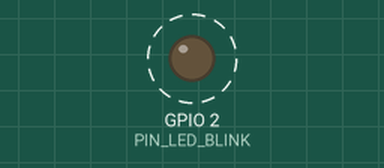
Recording of a sketch running on a simulated ESP8266 (NodeMCU). On the bench: output pins drawn as LEDs (lit = HIGH). Dashed ring = blinking.

Above: at 0.5 s.
Timing chart, 0 to 3.0 s (numbered marks = the images above):
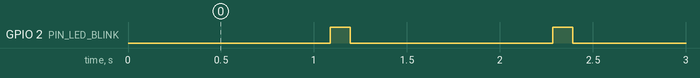

The sketch:

skylift_esp32_esp8266.ino
```cpp
/*
  PARALLEL ARTIFACTS
  https://ahprojects.com/parallel-artifacts
  Adam Harvey 2022
*/

// {{TEMPLATE:HEADER
// TEMPLATE:HEADER}}

#include "display.h"

byte bssid[6] = {};        // store next bssid
uint8_t ncounter = 0;      // network counter
uint8_t ch_counter = 0;    // channel increment counter
uint8_t loop_counter = 0;  // loop counter interval for changing channel
uint8_t ssid_len = 0;      // holder for ssid length
uint8_t channel_pre = 0;
uint8_t packet_length = 0;

// beacon interval is 100.24 milliseconds (0x64)
unsigned long beacon_interval_us = 102400;
unsigned long last_beacon_us = 0;
char* hidden_ssid = "\x00";  // 0-length SSID (Network name unavailable)
#define NUM_TS_PLACES 8
byte time_packet[NUM_TS_PLACES];  // placeholder for timestamp data#define NUM_TS_PLACES 8
char cc[2];                       // placeholer for timestamp data

// {{TEMPLATE:WIFI_POWER_DBM
float WIFI_POWER_DBM = 10.5;  // ESP8266 only
// TEMPLATE:WIFI_POWER_DBM}}


// ---------------------------------------------------------
// START template data
// ---------------------------------------------------------
// {{TEMPLATE:ESP
// #define ESP32 1
// TEMPLATE:ESP}}

#ifdef ESP32
#include "WiFi.h"
extern "C" {
#include "esp_wifi.h"
  esp_err_t esp_wifi_set_channel(uint8_t primary, wifi_second_chan_t second);
  esp_err_t esp_wifi_80211_tx(wifi_interface_t ifx, const void* buffer, int len, bool en_sys_seq);
}
#else
#include <ESP8266WiFi.h>
extern "C" {
#include "user_interface.h"
}
#endif

// {{TEMPLATE:HIDDEN_SSIDS
// #define USE_HIDDEN_SSID 1 // uncomment to use hidden SSIDs
// TEMPLATE:HIDDEN_SSIDS}}

// {{TEMPLATE:NN
#define NN 6  // number of networks
// TEMPLATE:NN}}
// {{TEMPLATE:SSIDS
char* ssids[NN] = {
  "Network1",
  "Network2",
  "Network3",
  "Network4",
  "Network5",
  "Network6",
};
// TEMPLATE:SSIDS}}
// {{TEMPLATE:SSID_LENGTHS
uint8_t ssid_lengths[NN] = { 8, 8, 8, 8, 8, 8 };
// TEMPLATE:SSID_LENGTHS}}

// {{TEMPLATE:BSSIDS
byte bssids[NN][6] = {
  { 0x00, 0x18, 0x0A, 0x80, 0x26, 0x01 },
  { 0x00, 0x18, 0x0A, 0x80, 0x26, 0x02 },
  { 0x00, 0x18, 0x0A, 0x80, 0x26, 0x03 },
  { 0x00, 0x18, 0x0A, 0x80, 0x26, 0x04 },
  { 0x00, 0x18, 0x0A, 0x80, 0x26, 0x05 },
  { 0x00, 0x18, 0x0A, 0x80, 0x26, 0x06 },
};
// TEMPLATE:BSSIDS}}

// {{TEMPLATE:N_CHANNELS
#define N_CHANNELS 3
// TEMPLATE:N_CHANNELS}}
// {{TEMPLATE:CHANNELS
byte channels[N_CHANNELS] = { 1, 6, 11 };
// TEMPLATE:CHANNELS}}

// {{TEMPLATE:DBM_LEVELS
// TODO
// TEMPLATE:DBM_LEVELS}}

// ---------------------------------------------------------
// END template data
// ---------------------------------------------------------


// Variables referencing templated data
uint8_t channel = channels[0];  // Transmit on this channel
unsigned long ap_epochs[NN];

// Beacon frame packet structure
uint8_t packet[128] = {
  /*0*/ 0x80, 0x00,                                       // Frame Control
  /*2*/ 0x00, 0x00,                                       // Duration
  /*4*/ 0xff, 0xff, 0xff, 0xff, 0xff, 0xff,               // Destination address
  /*10*/ 0x00, 0x00, 0x00, 0x00, 0x00, 0x00,              // Source address - overwritten later
  /*16*/ 0x00, 0x00, 0x00, 0x00, 0x00, 0x00,              // BSSID - overwritten to the same as the source address
  /*22*/ 0xc0, 0x6c,                                      // Seq-ctl
  /*24*/ 0x00, 0x00, 0x00, 0x00, 0x0f, 0x00, 0x00, 0x00,  // Timestamp - the number of microseconds the AP has been active
  /*32*/ 0x64, 0x00,                                      // Beacon interval = 0.102400 seconds
                                                          // /*34*/ 0x01, 0x04,                                    // Capability info
  /*34*/ 0x31, 0x14,                                      // Capability inf
  /*36*/ 0x00
  /* SSID is added after here */
};

uint8_t packet_tail[13] = {
  0x01, 0x08, 0x82, 0x84, 0x8b, 0x96, 0x24, 0x30, 0x48, 0x6c,  // supported rate
  0x03, 0x01, 0x04                                             // DSSS (Current Channel)
};


// ---------------------------------------------------------------
// Convert milliseconds to timestamp for beacon frame
// ---------------------------------------------------------------
void get_timestamp(char* times) {

  long t = micros();
  unsigned int tlen = 8;
  String time_hex_forward = String(t, HEX);

  while (time_hex_forward.length() < tlen * 2) time_hex_forward = "0" + time_hex_forward;
  String time_hex_rev = time_hex_forward;  // reversed
  for (int i = tlen; i > 0; i--) {
    time_hex_rev[(tlen * 2) - (i * 2)] = time_hex_forward.charAt((i * 2) - 2);      // 1
    time_hex_rev[(tlen * 2) - (i * 2) + 1] = time_hex_forward.charAt((i * 2) - 1);  // 2
  }
  // convert to 8-length byte array
  for (int i = 0; i < tlen; i++) {

    cc[0] = time_hex_rev.charAt(i * 2);
    cc[1] = time_hex_rev.charAt((i * 2) + 1);
    long hex_val = strtol(cc, NULL, 16);
    times[i] = hex_val;
  }
}

void set_timestamp(byte* p, byte n) {
  // return time in reverse order as byte array pointer
  long t = millis() + ap_epochs[n];  // random start time
  p[0] = (t & 0x00000000000000FF);
  p[1] = (t & 0x000000000000FF00) >> 8;
  p[2] = (t & 0x0000000000FF0000) >> 16;
  p[3] = (t & 0x00000000FF000000) >> 24;
  p[4] = (t & 0x000000FF00000000) >> 32;
  p[5] = (t & 0x0000FF0000000000) >> 40;
  p[6] = (t & 0x00FF000000000000) >> 48;
  p[7] = (t & 0x00FF000000000000) >> 56;
}


long strtol(const char* __nptr, char** __endptr, int __base);  // additional function for string to long conversion


// ---------------------------------------------------------------
// Send the beacon frame
// ---------------------------------------------------------------
void send_beacon_frame(uint8_t i, uint8_t c) {

  // Set BSSID
  memcpy(&bssid, bssids[i], 6);
  memcpy(&packet[10], bssid, 6);
  memcpy(&packet[16], bssid, 6);

  // Set SSID
  ssid_len = ssid_lengths[i];
  packet[37] = ssid_len;
  memcpy(&packet[38], ssids[i], ssid_len);
  memcpy(&packet[38 + ssid_len], packet_tail, 13);
  packet[50 + ssid_len] = channels[c];

  // store new packet length
  packet_length = 51 + ssid_len;

  // Send the packet
#ifdef ESP32
  esp_wifi_80211_tx(WIFI_IF_STA, packet, packet_length, 0);  // esp32
#else
  wifi_send_pkt_freedom(packet, packet_length, 0);  // esp8266
#endif
}


void change_channel(uint8_t i) {
#ifdef ESP32
  // esp_wifi_set_promiscuous(false);
  esp_wifi_set_channel(channels[i], WIFI_SECOND_CHAN_NONE);  // esp32
  // esp_wifi_set_promiscuous(true);
#else
  wifi_set_channel(channels[i]);                    // esp8266
#endif
}


// ---------------------------------------------------------------
// Initialize the ESP8266
// Set max power and put into promiscious mode
// ---------------------------------------------------------------
void setup() {
  setup_display();
#ifdef ESP32
  WiFi.mode(WIFI_MODE_STA);
  WiFi.setTxPower(WIFI_POWER_19dBm);
  esp_wifi_set_channel(channels[0], WIFI_SECOND_CHAN_NONE);
#else
  WiFi.setOutputPower(WIFI_POWER_DBM);
  wifi_set_opmode(STATION_MODE);
  wifi_promiscuous_enable(1);
#endif
}

// ---------------------------------------------------------------
// Transmit Beacon Frame
// ---------------------------------------------------------------
void loop() {
  // Limit to every 100ms
  if (micros() - last_beacon_us < beacon_interval_us) {
    return;
  }

  // change channel every loop
  loop_counter += 1;
  if (loop_counter > 10) {
    ch_counter = (ch_counter + 1) % N_CHANNELS;
    change_channel(ch_counter);
    loop_counter = 0;
  }

  // Send all ssid packets
  for (int i = 0; i < NN; i++) {
    send_beacon_frame(i, ch_counter);
    delay(1);
  }

  // update time of broadcast
  last_beacon_us = micros();

  // display
  run_display();
}
```

display.h
```cpp
/*
   Setup and run the display
  - built in LED
*/


// ------------------------------------------------------
// Local
// ------------------------------------------------------

// Blink LED
const byte PIN_LED_BLINK = 2;
unsigned int blink_interval_a = 25; // ms
unsigned int blink_interval_b = 1000; // ms
unsigned int blink_interval_ms = 1000;
unsigned long last_blink_ms = 0;
unsigned char blink_state = 1;


// ------------------------------------------
// Setup
// ------------------------------------------

void setup_display() {
  // Setup LED
  pinMode(PIN_LED_BLINK, OUTPUT);
  digitalWrite(PIN_LED_BLINK, LOW);
}


// ------------------------------------------
// Blink LED
// ------------------------------------------

void run_blink() {
  blink_interval_ms = blink_state == 0 ? blink_interval_a : blink_interval_b;
  if (millis() - last_blink_ms > blink_interval_ms) {
    digitalWrite(PIN_LED_BLINK, blink_state);
    last_blink_ms = millis();
    blink_state++;
    blink_state %= 2;
  }
}

void run_display() {
  run_blink();
}
```

Measured:
- by itself, GPIO 2 (PIN_LED_BLINK): alternates HIGH for 0.11 s and LOW for 1.1 s
